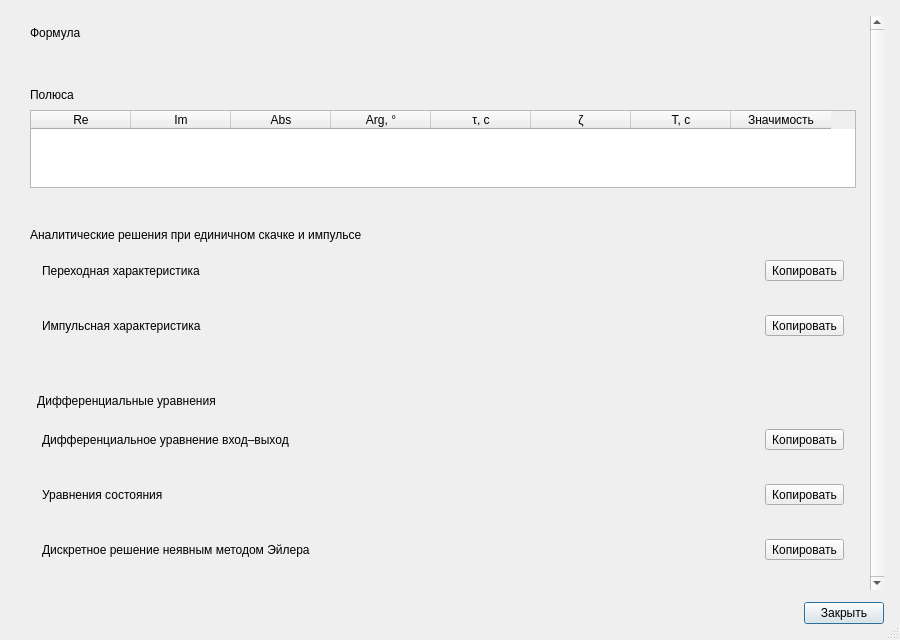
<?xml version="1.0" encoding="UTF-8"?>
<ui version="4.0">
 <class>TranFuncDialog</class>
 <widget class="QDialog" name="TranFuncDialog">
  <property name="geometry">
   <rect>
    <x>0</x>
    <y>0</y>
    <width>900</width>
    <height>640</height>
   </rect>
  </property>
  <property name="minimumSize">
   <size>
    <width>720</width>
    <height>480</height>
   </size>
  </property>
  <property name="windowTitle">
   <string>Передаточная функция</string>
  </property>
  <property name="sizeGripEnabled">
   <bool>true</bool>
  </property>
  <layout class="QVBoxLayout" name="verticalLayout" stretch="1,0">
   <property name="spacing">
    <number>12</number>
   </property>
   <property name="leftMargin">
    <number>16</number>
   </property>
   <property name="topMargin">
    <number>16</number>
   </property>
   <property name="rightMargin">
    <number>16</number>
   </property>
   <property name="bottomMargin">
    <number>16</number>
   </property>
   <item>
    <widget class="QScrollArea" name="bodyScroll">
     <property name="frameShape">
      <enum>QFrame::NoFrame</enum>
     </property>
     <property name="horizontalScrollBarPolicy">
      <enum>Qt::ScrollBarAlwaysOff</enum>
     </property>
     <property name="verticalScrollBarPolicy">
      <enum>Qt::ScrollBarAlwaysOn</enum>
     </property>
     <property name="widgetResizable">
      <bool>true</bool>
     </property>
     <widget class="QWidget" name="bodyContents">
      <property name="geometry">
       <rect>
        <x>0</x>
        <y>0</y>
        <width>868</width>
        <height>560</height>
       </rect>
      </property>
      <layout class="QVBoxLayout" name="bodyLayout">
       <property name="spacing">
        <number>16</number>
       </property>
       <property name="leftMargin">
        <number>0</number>
       </property>
       <property name="topMargin">
        <number>0</number>
       </property>
       <property name="rightMargin">
        <number>0</number>
       </property>
       <property name="bottomMargin">
        <number>0</number>
       </property>
       <item>
        <widget class="QFrame" name="headerCard">
         <property name="objectName">
          <string notr="true">tfCard</string>
         </property>
         <property name="tfRole" stdset="0">
          <string notr="true">formula</string>
         </property>
         <property name="frameShape">
          <enum>QFrame::NoFrame</enum>
         </property>
         <property name="frameShadow">
          <enum>QFrame::Plain</enum>
         </property>
         <layout class="QVBoxLayout" name="headerLayout">
          <property name="spacing">
           <number>8</number>
          </property>
          <property name="leftMargin">
           <number>14</number>
          </property>
          <property name="topMargin">
           <number>10</number>
          </property>
          <property name="rightMargin">
           <number>14</number>
          </property>
          <property name="bottomMargin">
           <number>14</number>
          </property>
          <item>
           <widget class="QLabel" name="formulaTitle">
            <property name="objectName">
             <string notr="true">tfCardTitle</string>
            </property>
            <property name="text">
             <string>Формула</string>
            </property>
           </widget>
          </item>
          <item>
           <widget class="QWidget" name="formulaHost" native="true">
            <property name="objectName">
             <string notr="true">tfFormulaHost</string>
            </property>
           </widget>
          </item>
         </layout>
        </widget>
       </item>
       <item>
        <widget class="QFrame" name="polesCard">
         <property name="objectName">
          <string notr="true">tfCard</string>
         </property>
         <property name="tfRole" stdset="0">
          <string notr="true">poles</string>
         </property>
         <property name="frameShape">
          <enum>QFrame::NoFrame</enum>
         </property>
         <property name="frameShadow">
          <enum>QFrame::Plain</enum>
         </property>
         <layout class="QVBoxLayout" name="polesLayout">
          <property name="spacing">
           <number>8</number>
          </property>
          <property name="leftMargin">
           <number>14</number>
          </property>
          <property name="topMargin">
           <number>10</number>
          </property>
          <property name="rightMargin">
           <number>14</number>
          </property>
          <property name="bottomMargin">
           <number>14</number>
          </property>
          <item>
           <widget class="QLabel" name="polesTitle">
            <property name="objectName">
             <string notr="true">tfCardTitle</string>
            </property>
            <property name="text">
             <string>Полюса</string>
            </property>
           </widget>
          </item>
          <item>
           <widget class="QTableWidget" name="polesTable">
            <property name="editTriggers">
             <set>QAbstractItemView::NoEditTriggers</set>
            </property>
            <property name="alternatingRowColors">
             <bool>true</bool>
            </property>
            <property name="selectionBehavior">
             <enum>QAbstractItemView::SelectRows</enum>
            </property>
            <property name="showGrid">
             <bool>false</bool>
            </property>
            <property name="wordWrap">
             <bool>false</bool>
            </property>
            <attribute name="verticalHeaderVisible">
             <bool>false</bool>
            </attribute>
            <column>
             <property name="text">
              <string>Re</string>
             </property>
            </column>
            <column>
             <property name="text">
              <string>Im</string>
             </property>
            </column>
            <column>
             <property name="text">
              <string>Abs</string>
             </property>
            </column>
            <column>
             <property name="text">
              <string>Arg, °</string>
             </property>
            </column>
            <column>
             <property name="text">
              <string>τ, с</string>
             </property>
            </column>
            <column>
             <property name="text">
              <string>ζ</string>
             </property>
            </column>
            <column>
             <property name="text">
              <string>T, с</string>
             </property>
            </column>
            <column>
             <property name="text">
              <string>Значимость</string>
             </property>
            </column>
           </widget>
          </item>
         </layout>
        </widget>
       </item>
       <item>
        <widget class="QFrame" name="solutionsCard">
         <property name="objectName">
          <string notr="true">tfCard</string>
         </property>
         <property name="tfRole" stdset="0">
          <string notr="true">solutions</string>
         </property>
         <property name="frameShape">
          <enum>QFrame::NoFrame</enum>
         </property>
         <property name="frameShadow">
          <enum>QFrame::Plain</enum>
         </property>
         <layout class="QVBoxLayout" name="solutionsLayout">
          <property name="spacing">
           <number>10</number>
          </property>
          <property name="leftMargin">
           <number>14</number>
          </property>
          <property name="topMargin">
           <number>10</number>
          </property>
          <property name="rightMargin">
           <number>14</number>
          </property>
          <property name="bottomMargin">
           <number>14</number>
          </property>
          <item>
           <widget class="QLabel" name="solutionsTitle">
            <property name="objectName">
             <string notr="true">tfCardTitle</string>
            </property>
            <property name="text">
             <string>Аналитические решения при единичном скачке и импульсе</string>
            </property>
           </widget>
          </item>
          <item>
           <widget class="QFrame" name="htBlock">
            <property name="objectName">
             <string notr="true">tfEqBlock</string>
            </property>
            <property name="frameShape">
             <enum>QFrame::NoFrame</enum>
            </property>
            <layout class="QVBoxLayout" name="htBlockLayout">
             <property name="spacing">
              <number>6</number>
             </property>
             <property name="leftMargin">
              <number>12</number>
             </property>
             <property name="topMargin">
              <number>8</number>
             </property>
             <property name="rightMargin">
              <number>12</number>
             </property>
             <property name="bottomMargin">
              <number>10</number>
             </property>
             <item>
              <layout class="QHBoxLayout" name="htToolLayout">
               <property name="spacing">
                <number>8</number>
               </property>
               <item>
                <widget class="QLabel" name="htCaption">
                 <property name="objectName">
                  <string notr="true">tfEqTitle</string>
                 </property>
                 <property name="text">
                  <string>Переходная характеристика</string>
                 </property>
                </widget>
               </item>
               <item>
                <spacer name="htSpacer">
                 <property name="orientation">
                  <enum>Qt::Horizontal</enum>
                 </property>
                 <property name="sizeHint" stdset="0">
                  <size>
                   <width>40</width>
                   <height>8</height>
                  </size>
                 </property>
                </spacer>
               </item>
               <item>
                <widget class="QToolButton" name="htCopyButton">
                 <property name="objectName">
                  <string notr="true">tfCopyButton</string>
                 </property>
                 <property name="text">
                  <string>Копировать</string>
                 </property>
                 <property name="popupMode">
                  <enum>QToolButton::InstantPopup</enum>
                 </property>
                 <property name="toolTip">
                  <string>Скопировать h(t)</string>
                 </property>
                </widget>
               </item>
              </layout>
             </item>
             <item>
              <widget class="QWidget" name="htHost" native="true"/>
             </item>
            </layout>
           </widget>
          </item>
          <item>
           <widget class="QFrame" name="wtBlock">
            <property name="objectName">
             <string notr="true">tfEqBlock</string>
            </property>
            <property name="frameShape">
             <enum>QFrame::NoFrame</enum>
            </property>
            <layout class="QVBoxLayout" name="wtBlockLayout">
             <property name="spacing">
              <number>6</number>
             </property>
             <property name="leftMargin">
              <number>12</number>
             </property>
             <property name="topMargin">
              <number>8</number>
             </property>
             <property name="rightMargin">
              <number>12</number>
             </property>
             <property name="bottomMargin">
              <number>10</number>
             </property>
             <item>
              <layout class="QHBoxLayout" name="wtToolLayout">
               <property name="spacing">
                <number>8</number>
               </property>
               <item>
                <widget class="QLabel" name="wtCaption">
                 <property name="objectName">
                  <string notr="true">tfEqTitle</string>
                 </property>
                 <property name="text">
                  <string>Импульсная характеристика</string>
                 </property>
                </widget>
               </item>
               <item>
                <spacer name="wtSpacer">
                 <property name="orientation">
                  <enum>Qt::Horizontal</enum>
                 </property>
                 <property name="sizeHint" stdset="0">
                  <size>
                   <width>40</width>
                   <height>8</height>
                  </size>
                 </property>
                </spacer>
               </item>
               <item>
                <widget class="QToolButton" name="wtCopyButton">
                 <property name="objectName">
                  <string notr="true">tfCopyButton</string>
                 </property>
                 <property name="text">
                  <string>Копировать</string>
                 </property>
                 <property name="popupMode">
                  <enum>QToolButton::InstantPopup</enum>
                 </property>
                 <property name="toolTip">
                  <string>Скопировать w(t)</string>
                 </property>
                </widget>
               </item>
              </layout>
             </item>
             <item>
              <widget class="QWidget" name="wtHost" native="true"/>
             </item>
            </layout>
           </widget>
          </item>
         </layout>
        </widget>
       </item>
       <item>
        <widget class="QFrame" name="deCard">
         <property name="objectName">
          <string notr="true">tfCard</string>
         </property>
         <property name="tfRole" stdset="0">
          <string notr="true">de</string>
         </property>
         <property name="frameShape">
          <enum>QFrame::NoFrame</enum>
         </property>
         <property name="frameShadow">
          <enum>QFrame::Plain</enum>
         </property>
         <layout class="QVBoxLayout" name="deCardLayout">
          <property name="spacing">
           <number>0</number>
          </property>
          <property name="leftMargin">
           <number>14</number>
          </property>
          <property name="topMargin">
           <number>8</number>
          </property>
          <property name="rightMargin">
           <number>14</number>
          </property>
          <property name="bottomMargin">
           <number>12</number>
          </property>
          <item>
           <widget class="QToolButton" name="deToggle">
            <property name="objectName">
             <string notr="true">tfSectionToggle</string>
            </property>
            <property name="text">
             <string>Дифференциальные уравнения</string>
            </property>
            <property name="checkable">
             <bool>true</bool>
            </property>
            <property name="toolButtonStyle">
             <enum>Qt::ToolButtonTextBesideIcon</enum>
            </property>
            <property name="autoRaise">
             <bool>true</bool>
            </property>
            <property name="toolTip">
             <string>Уравнение вход–выход, уравнения состояния и дискретное решение неявным Эйлером</string>
            </property>
           </widget>
          </item>
          <item>
           <widget class="QWidget" name="deBody" native="true">
            <layout class="QVBoxLayout" name="deBodyLayout">
             <property name="spacing">
              <number>10</number>
             </property>
             <property name="leftMargin">
              <number>0</number>
             </property>
             <property name="topMargin">
              <number>10</number>
             </property>
             <property name="rightMargin">
              <number>0</number>
             </property>
             <property name="bottomMargin">
              <number>2</number>
             </property>
             <item>
              <widget class="QFrame" name="odeBlock">
               <property name="objectName">
                <string notr="true">tfEqBlock</string>
               </property>
               <property name="frameShape">
                <enum>QFrame::NoFrame</enum>
               </property>
               <layout class="QVBoxLayout" name="odeBlockLayout">
                <property name="spacing">
                 <number>6</number>
                </property>
                <property name="leftMargin">
                 <number>12</number>
                </property>
                <property name="topMargin">
                 <number>8</number>
                </property>
                <property name="rightMargin">
                 <number>12</number>
                </property>
                <property name="bottomMargin">
                 <number>10</number>
                </property>
                <item>
                 <layout class="QHBoxLayout" name="odeToolLayout">
                  <item>
                   <widget class="QLabel" name="odeCaption">
                    <property name="objectName">
                     <string notr="true">tfEqTitle</string>
                    </property>
                    <property name="text">
                     <string>Дифференциальное уравнение вход–выход</string>
                    </property>
                    <property name="toolTip">
                     <string>Одно уравнение, связывающее выход y(t) и вход u(t) через производные: D(p)·y = N(p)·u</string>
                    </property>
                   </widget>
                  </item>
                  <item>
                   <spacer name="odeSpacer">
                    <property name="orientation">
                     <enum>Qt::Horizontal</enum>
                    </property>
                    <property name="sizeHint" stdset="0">
                     <size>
                      <width>40</width>
                      <height>8</height>
                     </size>
                    </property>
                   </spacer>
                  </item>
                  <item>
                   <widget class="QToolButton" name="odeCopyButton">
                    <property name="objectName">
                     <string notr="true">tfCopyButton</string>
                    </property>
                    <property name="text">
                     <string>Копировать</string>
                    </property>
                    <property name="popupMode">
                     <enum>QToolButton::InstantPopup</enum>
                    </property>
                   </widget>
                  </item>
                 </layout>
                </item>
                <item>
                 <widget class="QWidget" name="odeHost" native="true"/>
                </item>
               </layout>
              </widget>
             </item>
             <item>
              <widget class="QFrame" name="firstOrderBlock">
               <property name="objectName">
                <string notr="true">tfEqBlock</string>
               </property>
               <property name="frameShape">
                <enum>QFrame::NoFrame</enum>
               </property>
               <layout class="QVBoxLayout" name="firstOrderBlockLayout">
                <property name="spacing">
                 <number>6</number>
                </property>
                <property name="leftMargin">
                 <number>12</number>
                </property>
                <property name="topMargin">
                 <number>8</number>
                </property>
                <property name="rightMargin">
                 <number>12</number>
                </property>
                <property name="bottomMargin">
                 <number>10</number>
                </property>
                <item>
                 <layout class="QHBoxLayout" name="firstOrderToolLayout">
                  <item>
                   <widget class="QLabel" name="firstOrderCaption">
                    <property name="objectName">
                     <string notr="true">tfEqTitle</string>
                    </property>
                    <property name="text">
                     <string>Уравнения состояния</string>
                    </property>
                    <property name="toolTip">
                     <string>Нормальная форма Коши: каскад по полюсам, каждое звено — уравнение первого порядка</string>
                    </property>
                   </widget>
                  </item>
                  <item>
                   <spacer name="firstOrderSpacer">
                    <property name="orientation">
                     <enum>Qt::Horizontal</enum>
                    </property>
                    <property name="sizeHint" stdset="0">
                     <size>
                      <width>40</width>
                      <height>8</height>
                     </size>
                    </property>
                   </spacer>
                  </item>
                  <item>
                   <widget class="QToolButton" name="firstOrderCopyButton">
                    <property name="objectName">
                     <string notr="true">tfCopyButton</string>
                    </property>
                    <property name="text">
                     <string>Копировать</string>
                    </property>
                    <property name="popupMode">
                     <enum>QToolButton::InstantPopup</enum>
                    </property>
                   </widget>
                  </item>
                 </layout>
                </item>
                <item>
                 <widget class="QWidget" name="firstOrderHost" native="true"/>
                </item>
               </layout>
              </widget>
             </item>
             <item>
              <widget class="QFrame" name="eulerBlock">
               <property name="objectName">
                <string notr="true">tfEqBlock</string>
               </property>
               <property name="frameShape">
                <enum>QFrame::NoFrame</enum>
               </property>
               <layout class="QVBoxLayout" name="eulerBlockLayout">
                <property name="spacing">
                 <number>6</number>
                </property>
                <property name="leftMargin">
                 <number>12</number>
                </property>
                <property name="topMargin">
                 <number>8</number>
                </property>
                <property name="rightMargin">
                 <number>12</number>
                </property>
                <property name="bottomMargin">
                 <number>10</number>
                </property>
                <item>
                 <layout class="QHBoxLayout" name="eulerToolLayout">
                  <item>
                   <widget class="QLabel" name="eulerCaption">
                    <property name="objectName">
                     <string notr="true">tfEqTitle</string>
                    </property>
                    <property name="text">
                     <string>Дискретное решение неявным методом Эйлера</string>
                    </property>
                    <property name="toolTip">
                     <string>Неявная (обратная) разность: x₁ — текущий шаг, x₀ — предыдущий; dt — шаг интегрирования</string>
                    </property>
                   </widget>
                  </item>
                  <item>
                   <spacer name="eulerSpacer">
                    <property name="orientation">
                     <enum>Qt::Horizontal</enum>
                    </property>
                    <property name="sizeHint" stdset="0">
                     <size>
                      <width>40</width>
                      <height>8</height>
                     </size>
                    </property>
                   </spacer>
                  </item>
                  <item>
                   <widget class="QToolButton" name="eulerCopyButton">
                    <property name="objectName">
                     <string notr="true">tfCopyButton</string>
                    </property>
                    <property name="text">
                     <string>Копировать</string>
                    </property>
                    <property name="popupMode">
                     <enum>QToolButton::InstantPopup</enum>
                    </property>
                   </widget>
                  </item>
                 </layout>
                </item>
                <item>
                 <widget class="QWidget" name="eulerHost" native="true"/>
                </item>
               </layout>
              </widget>
             </item>
            </layout>
           </widget>
          </item>
         </layout>
        </widget>
       </item>
       <item>
        <spacer name="bodyTail">
         <property name="orientation">
          <enum>Qt::Vertical</enum>
         </property>
         <property name="sizeType">
          <enum>QSizePolicy::Expanding</enum>
         </property>
         <property name="sizeHint" stdset="0">
          <size>
           <width>0</width>
           <height>0</height>
          </size>
         </property>
        </spacer>
       </item>
      </layout>
     </widget>
    </widget>
   </item>
   <item>
    <layout class="QHBoxLayout" name="buttonLayout">
     <item>
      <spacer name="btnSpacer">
       <property name="orientation">
        <enum>Qt::Horizontal</enum>
       </property>
       <property name="sizeHint" stdset="0">
        <size>
         <width>40</width>
         <height>20</height>
        </size>
       </property>
      </spacer>
     </item>
     <item>
      <widget class="QPushButton" name="okButton">
       <property name="text">
        <string>Закрыть</string>
       </property>
       <property name="default">
        <bool>true</bool>
       </property>
      </widget>
     </item>
    </layout>
   </item>
  </layout>
 </widget>
 <resources/>
 <connections/>
</ui>
